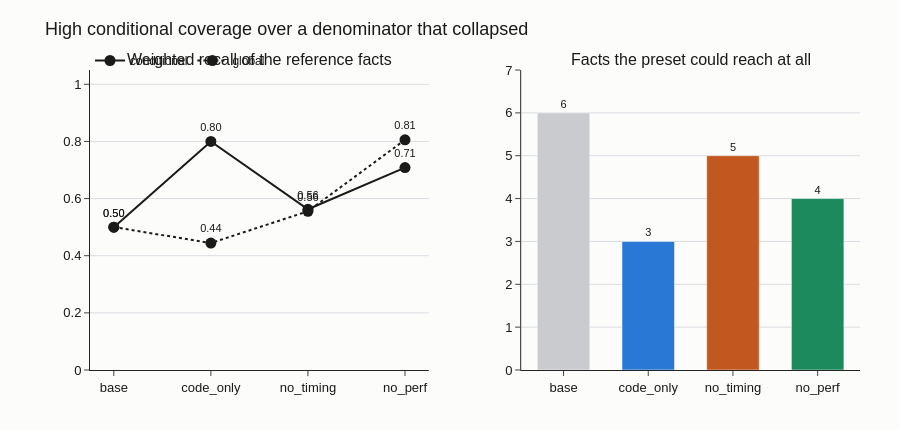

Here is the notebook cell this chart was saved with:
### Markdown cell above
## 4. Conditional against global coverage

### Code cell
"""Coverage against the reachable denominator it is computed over."""
figure = make_subplots(
    rows=1,
    cols=2,
    subplot_titles=[
        "Weighted recall of the reference facts",
        "Facts the preset could reach at all",
    ],
    horizontal_spacing=0.12,
)
for scope, dash, name in (
    ("conditional_evidence_coverage", "solid", "conditional"),
    ("global_evidence_coverage", "dot", "global"),
):
    values, presets = [], []
    for preset in PRESETS:
        value = number(cell(preset, scope, "weighted_recall").get("estimate"))
        if value is not None:
            values.append(value)
            presets.append(preset)
    figure.add_trace(
        go.Scatter(
            x=presets,
            y=values,
            mode="lines+markers+text",
            line=dict(color=INK, width=2, dash=dash),
            marker=dict(size=11, color=INK),
            text=[f"{value:.2f}" for value in values],
            textposition="top center",
            textfont=dict(size=11, color=INK),
            name=name,
        ),
        row=1,
        col=1,
    )

reachable = [
    number(cell(preset, "conditional_evidence_coverage", "facts").get("estimate"))
    for preset in PRESETS
]
figure.add_trace(
    go.Bar(
        x=PRESETS,
        y=reachable,
        marker=dict(color=[COLOUR.get(preset, "#c9cbcf") for preset in PRESETS]),
        text=[f"{int(value)}" if value else "" for value in reachable],
        textposition="outside",
        textfont=dict(size=11, color=INK),
        showlegend=False,
        width=0.62,
    ),
    row=1,
    col=2,
)
figure.update_yaxes(
    range=[0, 1.05], gridcolor=LINE, showgrid=True, row=1, col=1
)
figure.update_yaxes(range=[0, 7], gridcolor=LINE, showgrid=True, row=1, col=2)
figure.update_layout(
    **LAYOUT,
    title="High conditional coverage over a denominator that collapsed",
    height=430,
    bargap=0.3,
)
figure.show()

### Figure 1 — Plotly figure (JSON) as saved in the notebook; plotly's stock layout.template omitted (floating-point values rounded to 4 significant figures)
{"data": [{"line": {"color": "#1a1a19", "dash": "solid", "width": 2}, "marker": {"color": "#1a1a19", "size": 11}, "mode": "lines+markers+text", "name": "conditional", "text": ["0.50", "0.80", "0.56", "0.71"], "textfont": {"color": "#1a1a19", "size": 11}, "textposition": "top center", "type": "scatter", "x": ["base", "code_only", "no_timing", "no_perf"], "xaxis": "x", "y": [0.5, 0.8, 0.5625, 0.7083], "yaxis": "y"}, {"line": {"color": "#1a1a19", "dash": "dot", "width": 2}, "marker": {"color": "#1a1a19", "size": 11}, "mode": "lines+markers+text", "name": "global", "text": ["0.50", "0.44", "0.56", "0.81"], "textfont": {"color": "#1a1a19", "size": 11}, "textposition": "top center", "type": "scatter", "x": ["base", "code_only", "no_timing", "no_perf"], "xaxis": "x", "y": [0.5, 0.4444, 0.5556, 0.8056], "yaxis": "y"}, {"marker": {"color": ["#c9cbcf", "#2a78d6", "#c2571f", "#1d8a5e"]}, "showlegend": false, "text": ["6", "3", "5", "4"], "textfont": {"color": "#1a1a19", "size": 11}, "textposition": "outside", "type": "bar", "width": 0.62, "x": ["base", "code_only", "no_timing", "no_perf"], "xaxis": "x2", "y": [6.0, 3.0, 5.0, 4.0], "yaxis": "y2"}], "layout": {"annotations": [{"font": {"size": 16}, "showarrow": false, "text": "Weighted recall of the reference facts", "x": 0.22, "xanchor": "center", "xref": "paper", "y": 1.0, "yanchor": "bottom", "yref": "paper"}, {"font": {"size": 16}, "showarrow": false, "text": "Facts the preset could reach at all", "x": 0.78, "xanchor": "center", "xref": "paper", "y": 1.0, "yanchor": "bottom", "yref": "paper"}], "bargap": 0.3, "font": {"color": "#1a1a19", "family": "Helvetica, Arial, sans-serif", "size": 13}, "height": 430, "legend": {"font": {"size": 12}, "orientation": "h", "x": 0, "y": 1.08}, "margin": {"b": 60, "l": 90, "r": 40, "t": 70}, "paper_bgcolor": "#fcfcfb", "plot_bgcolor": "#fcfcfb", "title": {"text": "High conditional coverage over a denominator that collapsed"}, "xaxis": {"anchor": "y", "domain": [0.0, 0.44]}, "xaxis2": {"anchor": "y2", "domain": [0.56, 1.0]}, "yaxis": {"anchor": "x", "domain": [0.0, 1.0], "gridcolor": "#d9dce1", "range": [0, 1.05], "showgrid": true}, "yaxis2": {"anchor": "x2", "domain": [0.0, 1.0], "gridcolor": "#d9dce1", "range": [0, 7], "showgrid": true}}}
